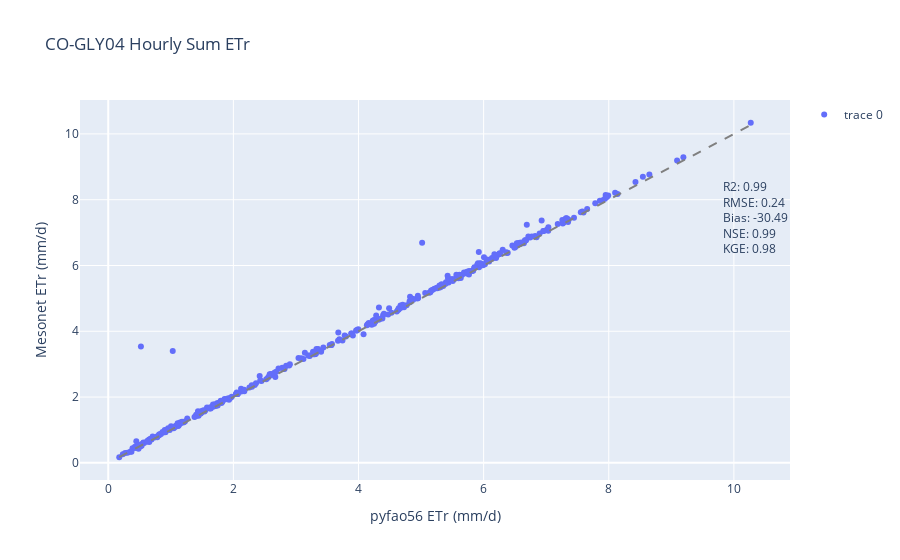

The cell this chart's notebook holds for it:
### Code cell
if time_format == 'Hourly':
    hourly_df, daily_df = compute_et_hourly(input_df, rfcrp, z, lat, lon, lzn, wndht, comment)
    if make_wth:
        to_wth(daily_df,rfcrp,comment)
elif time_format == 'Daily':
    daily_df = compute_et_daily(input_df, rfcrp, z, lat, wndht, comment) 
    if make_wth:
        to_wth(daily_df,rfcrp,comment)   
compute_statistics(daily_df,rfcrp,comment)
print('Complete!')

### Figure 1 — Plotly figure (JSON) as saved in the notebook; plotly's stock layout.template omitted (floating-point values rounded to 4 significant figures; data arrays with more than 128 entries replaced by an {"elided": "..."} marker saying what was removed)
{"data": [{"hoverinfo": "text+x+y", "hovertext": {"elided": "365 int values"}, "mode": "markers", "type": "scatter", "x": {"elided": "365 float values"}, "y": {"elided": "365 float values"}}, {"line": {"color": "gray", "dash": "dash"}, "mode": "lines", "showlegend": false, "type": "scatter", "x": [0.1761, 10.27], "y": [0.1761, 10.27]}], "layout": {"annotations": [{"align": "left", "font": {"size": 12}, "showarrow": false, "text": "R2: 0.99<br>RMSE: 0.24<br>Bias: -30.49<br>NSE: 0.99<br>KGE: 0.98<br>", "x": 1, "xref": "paper", "y": 0.8, "yref": "paper"}], "title": {"text": "CO-GLY04 Hourly Sum ETr"}, "xaxis": {"title": {"text": "pyfao56 ETr (mm/d)"}}, "yaxis": {"title": {"text": "Mesonet ETr (mm/d)"}}}}
